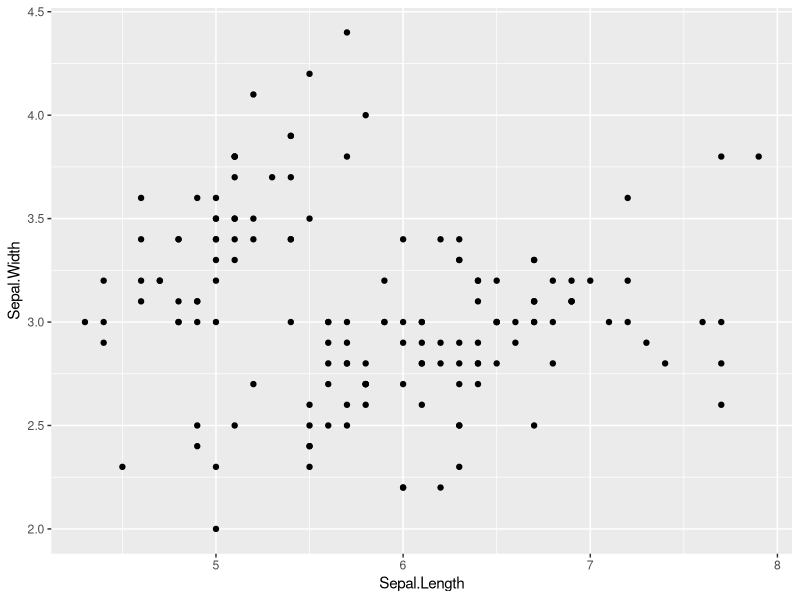
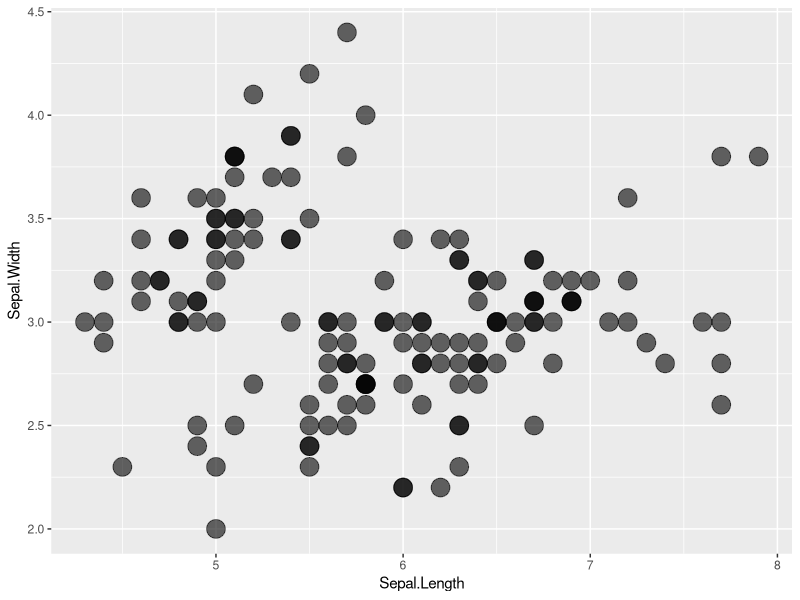
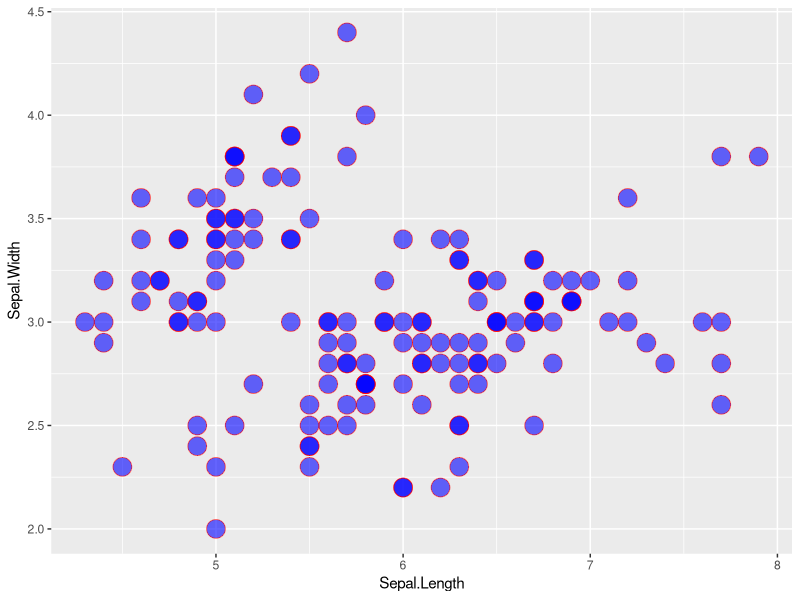

The R source for these figures, in order:
#### Basic scatterplot
library(ggplot2)
ggplot(iris, aes(x=Sepal.Length, y=Sepal.Width)) + 
    geom_point()

#### Custom scatterplot
ggplot(iris, aes(x=Sepal.Length, y=Sepal.Width)) + 
geom_point(size=6, alpha=0.6)

ggplot(iris, aes(x=Sepal.Length, y=Sepal.Width)) +
geom_point(
        color="red",
        fill="blue",
        shape=21,
        alpha=0.6,
        size=6,
        stroke = 0.5)
